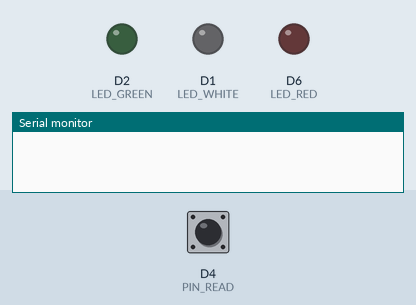
Recording of a sketch running on a simulated ESP8266 (NodeMCU). On the bench: output pins drawn as LEDs (lit = HIGH), the last lines printed to the serial monitor. Inputs (shaded band) come from the test bench; at power-on: D4 (PIN_READ) HIGH. WiFi joins after 1.5 s; servers stay silent unless stated; uploads are accepted with an empty reply.

Above: at 1.2 s.
1.3 s: D4 (PIN_READ) pulsed LOW 2 times (0.12 s each, 0.3 s apart)
At 2.1 s:
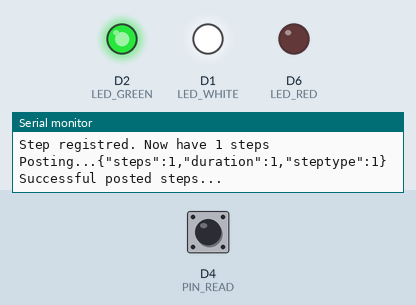
At 3.0 s:
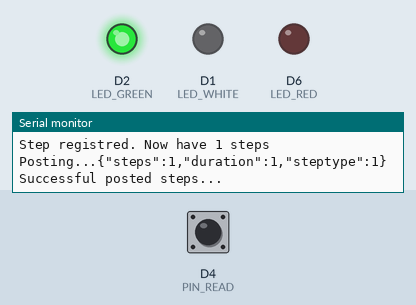
Timing chart, 0 to 4.5 s (numbered marks = the images above; inputs shaded):
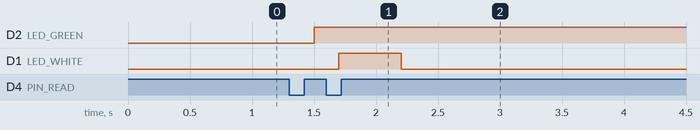

The sketch:

esp8266_stepcounter.ino.ino
```cpp
#include <ESP8266WiFi.h>
#include <ESP8266HTTPClient.h>

bool lastVal=false;

// Time when last step was measured
unsigned long lastStepTimestamp = millis();

// Time when the switch was last open (for debouncing)
unsigned long lastOpenTimestamp = millis();

// Time when the last successful post was made
unsigned long lastPostTimestamp = millis();

// Counting of steps
int steps      = 0;

int MIN_STEP_TIME      = 500;    // min time that steps are apart
int MIN_OPEN_TIME      = 10;     // min time that the switch must be open for a step
int LED_GREEN          = D2;
int LED_WHITE          = D1;
int LED_RED            = D6;
int PIN_READ           = D4;
String COW_ID          = "olga";
String SERVER_ENDPOINT = "http://foodchain.ch/cow/" + COW_ID + "/movement-measurement";
//String SERVER_ENDPOINT = "http://192.168.43.197:8090/cow/" + COW_ID + "/movement-measurement";
//String SERVER_ENDPOINT = "http://54.86.191.244/cow/" + COW_ID + "/movement-measurement";
String WIFI_SSID       = "leyla";
String WIFI_PASSWORD   = "woahalaaha1879";


HTTPClient http;

void setup() {
  Serial.begin(115200);
  Serial.println("");

  // Sensors
  pinMode(PIN_READ, INPUT);

  // LEDs
  pinMode(LED_GREEN, OUTPUT);
  digitalWrite(LED_GREEN, LOW);
  pinMode(LED_WHITE, OUTPUT);
  digitalWrite(LED_WHITE, LOW);
  pinMode(LED_RED, OUTPUT);
  digitalWrite(LED_RED, LOW);

  // Wifi
  WiFi.begin(WIFI_SSID.c_str(), WIFI_PASSWORD.c_str());
}


void loop() {
  // Get Status of WiFi
  bool connected = (WiFi.status() == WL_CONNECTED);
  digitalWrite(LED_GREEN, connected);

  // Read for steps
  bool curVal = !digitalRead(PIN_READ);
  bool stepEncountered = false;

  // Rising, edge: Remember time
  if (curVal == 1 && lastVal == 0) {
    lastOpenTimestamp = millis();
  }

  // Falling edge: Check for step
  // Must have been at least MIN_OPEN_TIME open
  // And the time since the last step is at least DEBOUNCE_TIME
  if (curVal == 0 &&
      lastVal == 1 &&
      (millis()-lastOpenTimestamp) > MIN_OPEN_TIME &&
      (millis()-lastStepTimestamp) > MIN_STEP_TIME) {

    // We have a step
    lastStepTimestamp = millis();
    steps++;
    stepEncountered = true;
    Serial.println("Step registred. Now have " + String(steps) + " steps");

  }
  lastVal = curVal;

  // Turn off step led after some time
  if ((millis() - lastPostTimestamp) > 500) {
    digitalWrite(LED_WHITE, LOW);
  }

  // If we have connection and we counted some steps, POST and reset
  if (connected && (steps > 0)) {
    // Type of step. If we have 1 step from this iteration: inside
    int steptype = (steps== 1 && stepEncountered) ? 0 : 1;

    String payload = "{\"steps\":" + String(steps) + "," +
      "\"duration\":" + String((millis() - lastPostTimestamp)/1000) + "," +
      "\"steptype\":" + String(steptype) +
      "}";
    Serial.println("Posting..." + payload);

    // Make POST request
    http.begin(SERVER_ENDPOINT);
    http.addHeader("Content-Type", "application/json");
    int ret = http.POST(payload);

    if (ret < 0 || ret >= 400) {
      Serial.println(http.errorToString(ret).c_str());
      digitalWrite(LED_RED, HIGH);
      delay(300);
      digitalWrite(LED_RED, LOW);
      delay(2000);
    } else {
      Serial.println("Successful posted steps...");
      steps = 0;
      lastPostTimestamp = millis();
      digitalWrite(LED_WHITE, HIGH);
    }
    http.end();
  }

}
```

Measured:
- after the input at 1.3 s, D1 (LED_WHITE): LOW → HIGH after 0.40 s, → LOW 0.50 s later
